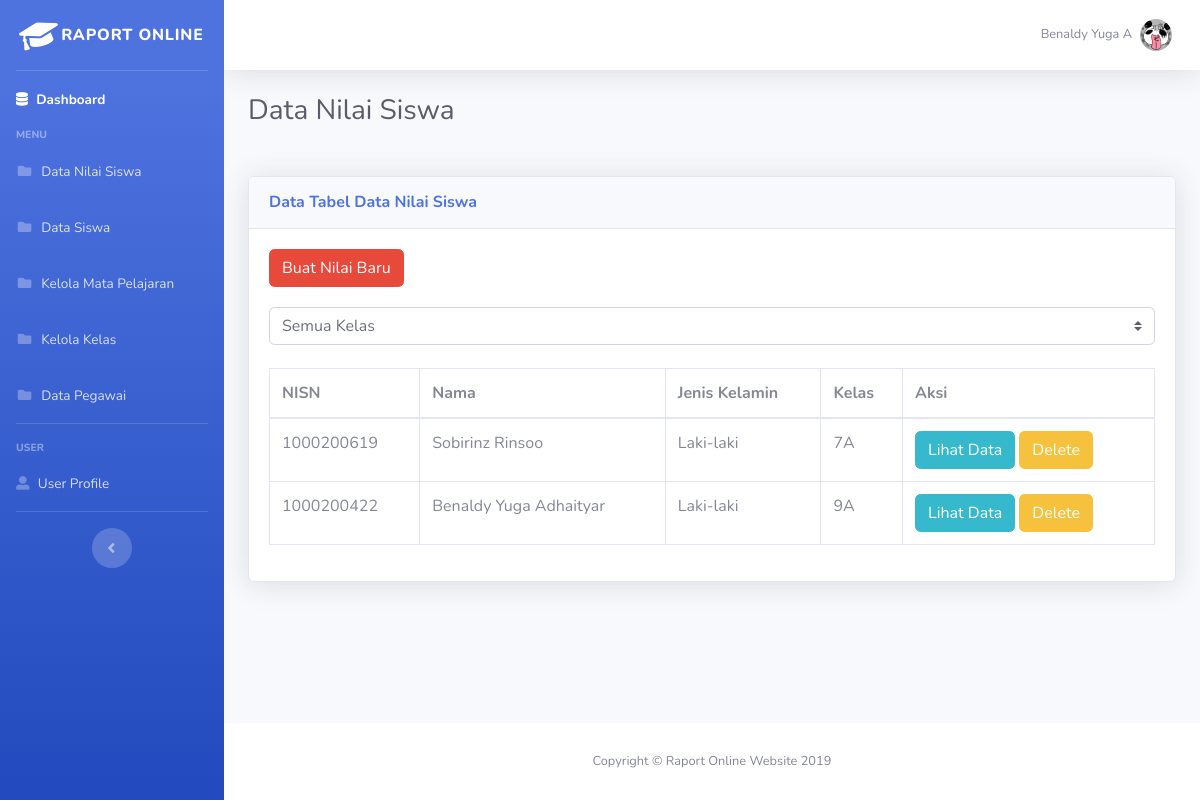
The page /dashboard.php?halaman=data_nilai_siswa&id=1 (signed in) on the database its author committed.
### tables this page shows
CREATE TABLE `profile` (
  `idprofile` int(10) NOT NULL,
  `id_admin` int(10) NOT NULL,
  `address` varchar(200) NOT NULL,
  `city` varchar(50) NOT NULL,
  `country` varchar(50) NOT NULL,
  `postalcode` int(10) NOT NULL,
  `about` varchar(200) NOT NULL,
  `gambar` varchar(50) NOT NULL
);

CREATE TABLE `siswa` (
  `nisn` int(30) NOT NULL,
  `nama_siswa` varchar(50) NOT NULL,
  `tgl_lahir` date NOT NULL,
  `jenis_kelamin` varchar(50) NOT NULL,
  `alamat` varchar(200) NOT NULL,
  `agama` varchar(50) NOT NULL,
  `anak_ke` int(10) NOT NULL,
  `status` varchar(50) NOT NULL,
  `nama_ayah` varchar(50) NOT NULL,
  `nama_ibu` varchar(50) NOT NULL,
  `pekerjaan_ayah` varchar(100) NOT NULL,
  `pekerjaan_ibu` varchar(100) NOT NULL,
  `no_telp` int(50) NOT NULL,
  `tgl_diterima` date NOT NULL,
  `sekolah_asal` varchar(100) NOT NULL,
  `kd_kelas` varchar(10) NOT NULL,
  `username` varchar(50) NOT NULL,
  `password` varchar(50) NOT NULL,
  `gambar` varchar(30) NOT NULL
);

### data_nilai_siswa.php (the view, shortened to what this page needs)
<div class="d-sm-flex align-items-center justify-content-between mb-4">
    <h1 class="h3 mb-4 text-gray-800">
      Data Nilai Siswa
    </h1>
</div>
<div class="card shadow mb-4">
  <div class="card-header py-3">
    <h6 class="m-0 font-weight-bold text-primary">Data Tabel Data Nilai Siswa</h6>
  </div>
  <div class="card-body">
    <div class="table-responsive">
      <table class="table table-bordered" id="dataTable" width="100%" cellspacing="0">
        <thead>
          <tr><a href="dashboard.php?halaman=addNilai&id=<?php echo $username; echo "&sub=data_nilai_siswa"; ?>" class="btn-danger btn" style="margin-bottom: 20px">Buat Nilai Baru</a></tr>
         <tr><?php
        $query2 = " SELECT * FROM kelas";
        $kelas = mysqli_query($con,$query2);
          echo '
          <form id="form" method="POST" enctype="multipart/form-data" autocomplete="on">
          <select onchange="orderkelas()" id="kelas" name="kelas"  class="custom-select">
                          <option selected value="">Semua Kelas</option>
                        ';while($data = mysqli_fetch_array($kelas)){
                            }echo '
                        </select>
              </form> <br>'
          ?></tr><tr><br></tr>
        <tr>
          <th>NISN</th>
          <th>Nama</th>
          <th>Jenis Kelamin</th>
          <th>Kelas</th>
          <th>Aksi</th>
        </tr>
        </thead>
        <tbody id="siswa">
          <?php
            $query = "SELECT DISTINCT siswa.nisn,nama_siswa,jenis_kelamin,kd_kelas FROM siswa INNER JOIN nilai on siswa.nisn=nilai.nisn order by kd_kelas, nama_siswa";
            $result = mysqli_query($con, $query);
            while($row = mysqli_fetch_array($result)){;
          ?>
          <tr>
            <td><?php echo $row['nisn']; ?></td>
            <td><?php echo $row['nama_siswa']; ?></td>
            <td><?php echo $row['jenis_kelamin']; ?></td>
            <td><?php echo $row['kd_kelas']; ?></td>
            <td>
              <a href="dashboard.php?halaman=detailNilai&id=<?php echo $username; echo "&kdsiswa=".$row['nisn']; echo "&sub=data_nilai_siswa"; ?>" class="btn-info btn" >Lihat Data</a>
              <a href="dashboard.php?halaman=delete_database&id=<?php echo $username; echo "&kdsiswa=".$row['nisn']; echo "&kd_mapel=all"; echo "&sub=data_nilai_siswa"; ?>" class="btn-warning btn" >Delete</a>
            </td>
          </tr>
          <?php
            }
          ?>
        </tbody>
      </table>
    </div>
  </div>
</div>

### dashboard.php (shortened to what this page needs)
<!DOCTYPE html>
<html lang="en">
<head>
    <link href="vendor/fontawesome-free/css/all.min.css" rel="stylesheet" type="text/css">
    <link href="css/sb-admin-2.min.css" rel="stylesheet">
</head>
<body id="page-top">
  <div id="wrapper">
    <ul class="navbar-nav bg-gradient-primary sidebar sidebar-dark accordion" id="accordionSidebar">
      <?php
        $username=$_GET['id'];
        echo '<a class="sidebar-brand d-flex align-items-center justify-content-center" href="dashboard.php?id='.$username.'">';
      ?>
        <div class="sidebar-brand-icon rotate-n-15">
          <i class="fas fa-graduation-cap"></i>
        </div>
        <div class="sidebar-brand-text mx-6">Raport Online</div>
      </a>
      <?php
        $id=$_GET['id'];
        $db_host='localhost';
        $db_database='raport';
        $db_username='root';
        $db_password='';
        $con = mysqli_connect($db_host, $db_username, $db_password,$db_database);
        $query = " SELECT * FROM profile pro INNER JOIN admin a  ON a.id_admin=pro.id_admin where a.id_admin='".$id."'";
        $result = mysqli_query($con,$query);
        $row = mysqli_fetch_array($result);
      ?>
      <hr class="sidebar-divider my-0">
      <li class="nav-item active">
        <?php
          $username=$_GET['id'];
          echo '<a class="nav-link" href="dashboard.php?id='.$username.'">';
        ?>
        <i class="fas fa-database"></i>
        <span>Dashboard</span>
        </a>
        <div class="sidebar-heading">
          Menu
        </div>
        <li class="nav-item">
          <a class="nav-link" href="dashboard.php?halaman=data_nilai_siswa&id=<?php echo $username; ?>">
            <i class="fas fa-fw fa-folder"></i>
            <span>Data Nilai Siswa</span></a>
        </li>
        <li class="nav-item">
          <a class="nav-link" href="dashboard.php?halaman=data_siswa&id=<?php echo $username; ?>">
            <i class="fas fa-fw fa-folder"></i>
            <span>Data Siswa</span></a>
        </li>
        <li class="nav-item">
          <a class="nav-link" href="dashboard.php?halaman=detailMatkul&id=<?php echo $username; ?>">
            <i class="fas fa-fw fa-folder"></i>
            <span>Kelola Mata Pelajaran</span></a>
        </li>
        <li class="nav-item">
          <a class="nav-link" href="dashboard.php?halaman=detailkelas&id=<?php echo $username; ?>">
            <i class="fas fa-fw fa-folder"></i>
            <span>Kelola Kelas</span></a>
        </li>
        <li class="nav-item">
          <a class="nav-link" href="dashboard.php?halaman=data_pegawai&id=<?php echo $username; ?>">
            <i class="fas fa-fw fa-folder"></i>
            <span>Data Pegawai</span></a>
        </li>
      </li>
      <hr class="sidebar-divider">
      <div class="sidebar-heading">
          User
      </div>
      <li class="nav-item">
        <?php
          $user=$_GET['id'];
          echo '<a class="nav-link" href="detailprofileadmin.php?id='.$user.'">';
        ?>
        <i class="fas fa-user-alt"></i>
        <span>User Profile</span>
        </a>
      </li>
      <hr class="sidebar-divider d-none d-md-block">
      <div class="text-center d-none d-md-inline">
        <button class="rounded-circle border-0" id="sidebarToggle"></button>
      </div>
    </ul>
    <div id="content-wrapper" class="d-flex flex-column">
      <div id="content">
        <nav class="navbar navbar-expand navbar-light bg-white topbar mb-4 static-top shadow">
          <ul class="navbar-nav ml-auto">
            <li class="nav-item dropdown no-arrow">
              <a class="nav-link dropdown-toggle" href="#" id="userDropdown" role="button" data-toggle="dropdown" aria-haspopup="true" aria-expanded="false">
                <span class="mr-2 d-none d-lg-inline text-gray-600 small"><?php echo $row['nama_admin'];?></span>
                <img class="img-profile rounded-circle" src="img/<?php echo $row['gambar'];?>">
              </a>
            </li>
          </ul>
        </nav>
        <div class="container-fluid">
          <?php
              if(isset($_GET['halaman']))
              {
                  if($_GET['halaman'] == "data_pegawai")
                  {
                    require_once 'data_pegawai.php';
                  }
                  else if($_GET['halaman'] == "add_database")
                  {
                    require_once 'addDatabase.php';
                  }
                  else if($_GET['halaman'] == "edit_database")
                  {
                    require_once 'editDatabase.php';
                  }
                   else if($_GET['halaman'] == "deleteMapel")
                  {
                    require_once 'deleteMapel.php';
                  }
                   else if($_GET['halaman'] == "editMapel")
                  {
                    require_once 'editMapel.php';
                  }
                   else if($_GET['halaman'] == "detailMatkul")
                  {
                    require_once 'detailmatkul.php';
                  }
                  else if($_GET['halaman'] == "tambahMapel")
                  {
                    require_once 'tambahMapel.php';
                  }
                  else if($_GET['halaman'] == "addNilai")
                  {
                    require_once 'addNilai.php';
                  }
                   else if($_GET['halaman'] == "tambahNilai")
                  {
                    require_once 'tambahNilai.php';
                  }
                   else if($_GET['halaman'] == "tambahkelas")
                  {
                    require_once 'tambahKelas.php';
                  }
                  else if($_GET['halaman'] == "editkelas")
                  {
                    require_once 'editKelas.php';
                  }
                  else if($_GET['halaman'] == "detailNilai")
                  {
                    require_once 'detailNilai.php';
                  }
                  else if($_GET['halaman'] == "detailkelas")
                  {
                    require_once 'detailKelas.php';
                  }
                  else if($_GET['halaman'] == "delete_database")
                  {
                    require_once 'deleteDatabase.php';
                  }
                  else if($_GET['halaman'] == "deletekelas")
                  {
                    require_once 'deletekelas.php';
                  }
                  else if($_GET['halaman'] == "data_siswa")
                  {
                    require_once 'data_siswa.php';
                  }
                  else if($_GET['halaman'] == "edit_databaseSiswa")
                  {
                    require_once 'editDatabaseSiswa.php';
                  }
                  else if($_GET['halaman'] == "data_nilai_siswa")
                  {
                    require_once 'data_nilai_siswa.php';
                  }
                  else if($_GET['halaman'] == "search_page")
                  {
                    require_once 'search_admin.php';
                  }
              }
          ?>
        </div>
      </div>
      <footer class="sticky-footer bg-white">
        <div class="container my-auto">
          <div class="copyright text-center my-auto">
            <span>Copyright &copy; Raport Online Website 2019</span>
          </div>
        </div>
      </footer>
    </div>
  </div>
</body>
</html>

### dashboard.php (style rules this page uses)
input:not([type=button]):not([type=submit]):not(.form-control), textarea, select { width: 100%; -moz-box-sizing:border-box; -webkit-box-sizing:border-box; box-sizing:border-box; }

### rows shown on the page
profile: id_admin.nama_admin "Benaldy Yuga A", gambar (picture)
siswa: nisn "1000200619", nama_siswa "Sobirinz Rinsoo", jenis_kelamin "Laki-laki", kd_kelas "7A"
siswa: nisn "1000200422", nama_siswa "Benaldy Yuga Adhaityar", jenis_kelamin "Laki-laki", kd_kelas "9A"
